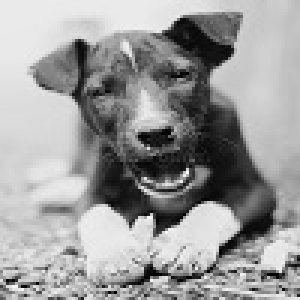
#> input picture Digital Image Processing/dog.jpg, 100 x 100 px, given in place of PISA.jpg, which was not available (shown 3 times larger)
$ python a4_1.py
#> lines starting #> are read from the running program, lines starting #| are printed output that depends on the picture; pictures that were not available may be replaced by others from this repository, and a replacement may not be noted
import numpy as np
import cv2
import math


image = cv2.imread("PISA.jpg")
#> image is the input picture: shape (100, 100, 3); min 0, max 254, mean 155
angle = 11
r_angle = angle

angle = math.radians(angle)
cosine = math.cos(angle)
sine = math.sin(angle)
height = image.shape[0]
#> height = 100
width = image.shape[1]
#> width = 100


new_height = round(abs(image.shape[0]*cosine)+abs(image.shape[1]*sine))+1
#> new_height = 118
new_width = round(abs(image.shape[1]*cosine)+abs(image.shape[0]*sine))+1
#> new_width = 118


output = np.zeros((new_height, new_width, image.shape[2]))


original_centre_height = round(((image.shape[0]+1)/2)-1)
#> original_centre_height = 50
original_centre_width = round(((image.shape[1]+1)/2)-1)
#> original_centre_width = 50


new_centre_height = round(((new_height+1)/2)-1)
#> new_centre_height = 58
new_centre_width = round(((new_width+1)/2)-1)
#> new_centre_width = 58

for i in range(height):
    for j in range(width):

        y = image.shape[0]-1-i-original_centre_height
        x = image.shape[1]-1-j-original_centre_width

        new_y = round(-x*sine+y*cosine)
        new_x = round(x*cosine+y*sine)

        new_y = new_centre_height-new_y
        new_x = new_centre_width-new_x

        if 0 <= new_x < new_width and 0 <= new_y < new_height and new_x >= 0 and new_y >= 0:
            output[new_y, new_x, :] = image[i, j, :]
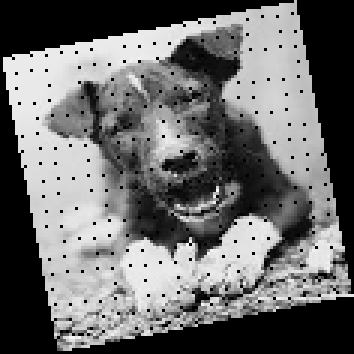
#> output: shape (118, 118, 3) float64 (shown 3 times larger); min 0, max 254, mean 108


img = output
height, width, c = img.shape
#> height = 118; width = 118; c = 3

for i in range(width):
    for j in range(height):
        if img[j, i, 0] == 0 and img[j, i, 1] == 0 and img[j, i, 2] == 0:
            if j < height - 1 and i < width - 1 and j > 1 and i > 1:

                img[j, i, 0] = (img[j+1, i, 0]+img[j-1, i, 0] +
                                img[j, i+1, 0]+img[j, i-1, 0])/4
                img[j, i, 1] = (img[j+1, i, 1]+img[j-1, i, 1] +
                                img[j, i+1, 1]+img[j, i-1, 1])/4
                img[j, i, 2] = (img[j+1, i, 2]+img[j-1, i, 2] +
                                img[j, i+1, 2]+img[j, i-1, 2])/4
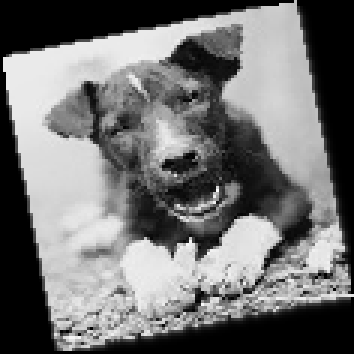
#> img: shape (118, 118, 3) float64 (shown 3 times larger); min 0, max 254, mean 113.5


cv2.imwrite("11°_rotated_image"+".jpg", img)
r1 = cv2.imread("11°_rotated_image"+".jpg")
#> r1: shape (118, 118, 3); min 0, max 255, mean 113.6
cv2.imshow('rotated - '+str(r_angle), r1)
cv2.waitKey(0)


cv2.destroyAllWindows()

$ run again, on Digital Image Processing/pout-bright.jpg
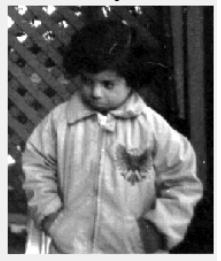
#> input picture Digital Image Processing/pout-bright.jpg, 221 x 261 px, given in place of PISA.jpg, which was not available
#> image is the input picture: shape (261, 221, 3); min 0, max 255, mean 114.2
#> after the loop `for i in range(height):`:
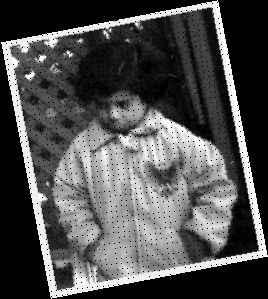
#> output: shape (299, 268, 3) float64; min 0, max 255, mean 79.8
#> after the loop `for i in range(width):`:
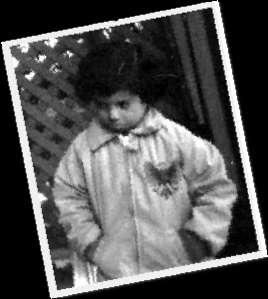
#> img: shape (299, 268, 3) float64; min 0, max 255, mean 83.5
